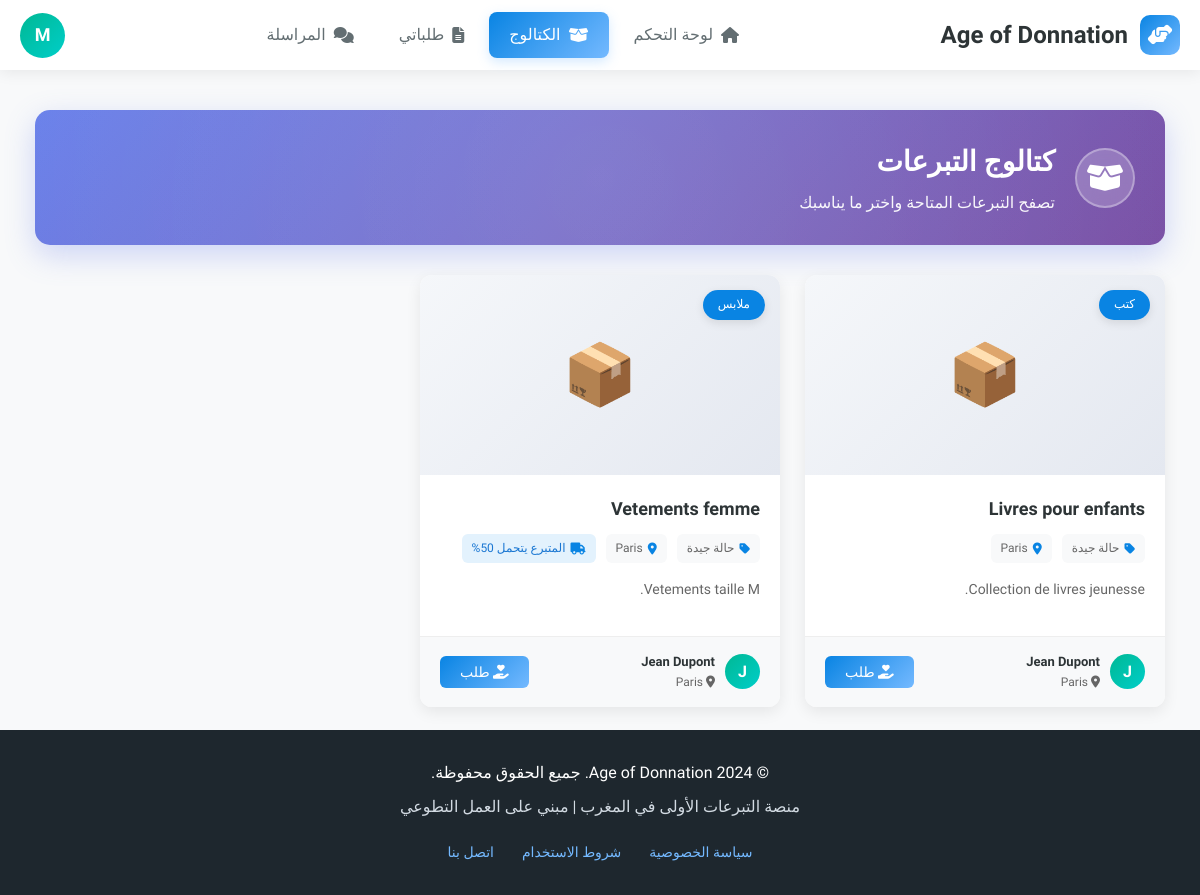
Screenshot of /beneficiaire/catalogue.php (signed in) with the database file from the repository.
### tables this page shows
CREATE TABLE `users` (
  `id` INT(11) NOT NULL AUTO_INCREMENT,
  `nom` VARCHAR(100) NOT NULL,
  `email` VARCHAR(255) NOT NULL,
  `password` VARCHAR(255) NOT NULL,
  `type` ENUM('donateur','beneficiaire','livreur','admin') NOT NULL,
  `telephone` VARCHAR(20) DEFAULT NULL,
  `adresse` TEXT DEFAULT NULL,
  `ville` VARCHAR(100) DEFAULT NULL,
  `status` ENUM('active','inactive','pending') DEFAULT 'active',
  `reset_token` VARCHAR(100) DEFAULT NULL,
  `reset_expires` DATETIME DEFAULT NULL,
  `created_at` TIMESTAMP NOT NULL DEFAULT CURRENT_TIMESTAMP,
  `updated_at` TIMESTAMP NOT NULL DEFAULT CURRENT_TIMESTAMP ON UPDATE CURRENT_TIMESTAMP,
  PRIMARY KEY (`id`),
  UNIQUE KEY `email` (`email`)
);

CREATE TABLE `dons` (
  `id` INT(11) NOT NULL AUTO_INCREMENT,
  `donateur_id` INT(11) NOT NULL,
  `titre` VARCHAR(255) NOT NULL,
  `description` TEXT NOT NULL,
  `photo_principale` VARCHAR(255) DEFAULT NULL,
  `categorie` ENUM('vetements','nourriture','meubles','livres','electromenager','divers') NOT NULL,
  `etat` ENUM('neuf','bon_etat','usage') NOT NULL,
  `adresse_retrait` TEXT DEFAULT NULL,
  `ville` VARCHAR(100) DEFAULT NULL,
  `livraison_option` ENUM('none','fifty','full') DEFAULT 'none',
  `statut` ENUM('disponible','reserve','donne','expire') DEFAULT 'disponible',
  `is_deleted` TINYINT(1) DEFAULT 0,
  `deleted_at` TIMESTAMP NULL DEFAULT NULL,
  `created_at` TIMESTAMP NOT NULL DEFAULT CURRENT_TIMESTAMP,
  `updated_at` TIMESTAMP NOT NULL DEFAULT CURRENT_TIMESTAMP ON UPDATE CURRENT_TIMESTAMP,
  PRIMARY KEY (`id`),
  KEY `donateur_id` (`donateur_id`),
  CONSTRAINT `dons_ibfk_1`
    FOREIGN KEY (`donateur_id`) REFERENCES `users` (`id`)
    ON DELETE CASCADE
);

### beneficiaire/catalogue.php (the view, shortened to what this page needs)
<?php
$database = new Database();
$db = $database->getConnection();
$user_id = $_SESSION['user_id'];
$query_user = "SELECT * FROM users WHERE id = :user_id";
$stmt_user = $db->prepare($query_user);
$stmt_user->bindParam(":user_id", $user_id);
$stmt_user->execute();
$current_user = $stmt_user->fetch(PDO::FETCH_ASSOC);
$query_dons = "
    SELECT d.*,
           u.nom as donateur_nom,
           u.ville as donateur_ville,
           (SELECT COUNT(*) FROM demandes WHERE don_id = d.id) as nb_demandes
    FROM dons d
    INNER JOIN users u ON d.donateur_id = u.id
    WHERE d.statut = 'disponible'
    AND (d.is_deleted IS NULL OR d.is_deleted = 0)
    ORDER BY d.created_at DESC
";
$dons = $db->query($query_dons)->fetchAll(PDO::FETCH_ASSOC);
$categories = [
    'vetements' => 'ملابس',
    'nourriture' => 'طعام',
    'meubles' => 'أثاث',
    'livres' => 'كتب',
    'electromenager' => 'أجهزة كهربائية',
    'divers' => 'متنوع'
];
$etats = [
    'neuf' => 'جديد',
    'bon_etat' => 'حالة جيدة',
    'usage' => 'مستعمل'
];
$livraison_options = [
    'none' => 'المستفيد يتحمل التوصيل',
    'fifty' => 'المتبرع يتحمل 50%',
    'full' => 'المتبرع يتحمل التوصيل كاملاً'
];
?>
<!DOCTYPE html>
<html lang="fr" dir="rtl">
<head>
    <link rel="stylesheet" href="https://cdnjs.cloudflare.com/ajax/libs/font-awesome/6.4.0/css/all.min.css">
</head>
<body>
    <nav class="navbar">
        <a href="dashboard.php" class="logo">
            <div class="logo-icon">
                <i class="fas fa-hands-helping"></i>
            </div>
            <span>Age of Donnation</span>
        </a>
        <ul class="nav-links" id="navLinks">
            <li class="nav-item"><a href="dashboard.php" class="nav-link"><i class="fas fa-home"></i> لوحة التحكم</a></li>
            <li class="nav-item"><a href="catalogue.php" class="nav-link active"><i class="fas fa-box-open"></i> الكتالوج</a></li>
            <li class="nav-item"><a href="mes-demandes.php" class="nav-link"><i class="fas fa-file-alt"></i> طلباتي</a></li>
            <li class="nav-item"><a href="messagerie.php" class="nav-link"><i class="fas fa-comments"></i> المراسلة</a></li>
        </ul>
        <div class="user-menu">
            <div class="user-avatar" onclick="toggleDropdown()" title="الملف الشخصي">
                <?php echo strtoupper(substr($current_user['nom'], 0, 1)); ?>
            </div>
        </div>
    </nav>
    <div class="main-content">
        <div class="container">
            <div class="welcome-section">
                <div class="welcome-content">
                    <div class="welcome-icon">
                        <i class="fas fa-box-open"></i>
                    </div>
                    <div class="welcome-text">
                        <h1>كتالوج التبرعات</h1>
                        <p>تصفح التبرعات المتاحة واختر ما يناسبك</p>
                    </div>
                </div>
            </div>
            <?php if(empty($dons)): ?>
                <div class="empty-state">
                    <i class="fas fa-gift"></i>
                    <h3>لا توجد تبرعات متاحة حالياً</h3>
                    <p>ترقب قريباً، قد يتم نشر تبرعات جديدة</p>
                </div>
            <?php else: ?>
                <div class="donations-grid">
                    <?php foreach($dons as $don): ?>
                        <div class="donation-card">
                            <div class="donation-image">
                                <?php if(!empty($don['photo_principale'])):
                                    $image_path = '../' . $don['photo_principale'];
                                    if(file_exists($image_path)): ?>
                                        <img src="<?php echo $image_path; ?>" alt="<?php echo htmlspecialchars($don['titre']); ?>">
                                    <?php else: ?>
                                        <div class="image-placeholder">
                                            <?php
                                            $defaultImages = [
                                                'vetements' => '👕',
                                                'nourriture' => '🍎',
                                                'meubles' => '🛋️',
                                                'livres' => '📚',
                                                'electromenager' => '🔌',
                                                'divers' => '📦'
                                            ];
                                            echo $defaultImages[$don['categorie']] ?? '📦';
                                            ?>
                                        </div>
                                    <?php endif; ?>
                                <?php else: ?>
                                    <div class="image-placeholder">
                                        <?php
                                        echo $defaultImages[$don['categorie']] ?? '📦';
                                        ?>
                                    </div>
                                <?php endif; ?>
                                <span class="donation-badge">
                                    <?php echo $categories[$don['categorie']] ?? $don['categorie']; ?>
                                </span>
                            </div>
                            <div class="donation-content">
                                <h3 class="donation-title"><?php echo htmlspecialchars($don['titre']); ?></h3>
                                <div class="donation-meta">
                                    <span class="meta-item">
                                        <i class="fas fa-tag"></i> <?php echo $etats[$don['etat']] ?? $don['etat']; ?>
                                    </span>
                                    <span class="meta-item">
                                        <i class="fas fa-map-marker-alt"></i> <?php echo htmlspecialchars($don['ville']); ?>
                                    </span>
                                    <?php if($don['livraison_option'] != 'none'): ?>
                                        <span class="meta-item" style="background: #e3f2fd; color: #1976d2;">
                                            <i class="fas fa-truck"></i>
                                            <?php echo $livraison_options[$don['livraison_option']] ?? ''; ?>
                                        </span>
                                    <?php endif; ?>
                                </div>
                                <p class="donation-description">
                                    <?php echo htmlspecialchars($don['description']); ?>
                                </p>
                            </div>
                            <div class="donation-footer">
                                <div class="donor-info">
                                    <div class="donor-avatar">
                                        <?php echo strtoupper(substr($don['donateur_nom'], 0, 1)); ?>
                                    </div>
                                    <div class="donor-details">
                                        <div class="donor-name"><?php echo htmlspecialchars($don['donateur_nom']); ?></div>
                                        <div class="donor-city">
                                            <i class="fas fa-map-marker-alt"></i> <?php echo htmlspecialchars($don['donateur_ville'] ?? 'غير محدد'); ?>
                                        </div>
                                    </div>
                                </div>
                                <button class="btn-request" onclick="openRequestModal(<?php echo $don['id']; ?>, '<?php echo htmlspecialchars(addslashes($don['titre'])); ?>')">
                                    <i class="fas fa-hand-holding-heart"></i> طلب
                                </button>
                            </div>
                        </div>
                    <?php endforeach; ?>
                </div>
            <?php endif; ?>
        </div>
    </div>
</body>
</html>
<?php
include '../includes/footer.php'; ?>

### includes/footer.php (shortened to what this page needs)
    <footer class="footer">
        <div class="container footer-container">
            <div class="footer-content">
                <p class="copyright">
                    © 2024 Age of Donnation. جميع الحقوق محفوظة.
                </p>
                <p class="footer-description">
                    منصة التبرعات الأولى في المغرب | مبني على العمل التطوعي
                </p>
                <div class="footer-links">
                    <a href="../includes/privacy-policy.php">سياسة الخصوصية</a>
                    <a href="../includes/terms-of-service.php">شروط الاستخدام</a>
                    <a href="../includes/contact-us.php">اتصل بنا</a>
                </div>
            </div>
        </div>
    </footer>
</body>
</html>

### includes/footer.php (style rules this page uses)
.footer { background-color: #1e272e; color: #ffffff; padding: 30px 0; text-align: center; }
.footer-container { max-width: 1100px; margin: auto; }
.footer-description { margin-top: 8px; color: #d2dae2; }
.footer-links { margin-top: 20px; }
.footer-links a { color: #74b9ff; text-decoration: none; margin: 0 12px; font-size: 14px; transition: 0.3s; }

### rows the page displays
users: nom "M"
dons: categorie "📦", categorie "كتب", titre "Livres pour enfants", etat "حالة جيدة", ville "Paris", description "Collection de livres jeunesse.", donateur.nom "J", donateur.nom "Jean Dupont", donateur.ville "Paris"
dons: categorie "📦", categorie "ملابس", titre "Vetements femme", etat "حالة جيدة", ville "Paris", livraison_option "المتبرع يتحمل 50%", description "Vetements taille M.", donateur.nom "J", donateur.nom "Jean Dupont", donateur.ville "Paris"
